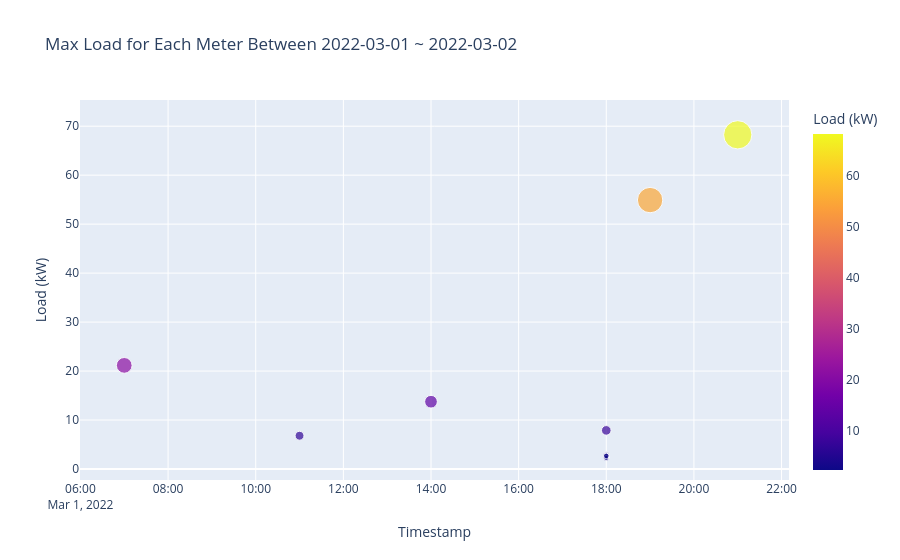

The code cell stored with this chart in its notebook:
### Markdown cell above
### Non-Coincident Peak

### Code cell
# Compute NCP for each meter.
df_grid_ncp = compute_ncp(df_system)

# Plot NCP meter loads.
plot_scatter(df_grid_ncp, title='Max Load for Each Meter Between {}'.format(timerange))

### Figure 1 — Plotly figure (JSON) as saved in the notebook; plotly's stock layout.template omitted (floating-point values rounded to 4 significant figures)
{"data": [{"hovertemplate": "<b>%{hovertext}</b><br><br>Timestamp=%{x}<br>Load (kW)=%{marker.color}<extra></extra>", "hovertext": ["m_1", "m_10", "m_11", "m_12", "m_13", "m_14", "m_15", "m_16", "m_17", "m_18", "m_19", "m_2", "m_20", "m_21", "m_22", "m_23", "m_24", "m_25", "m_26", "m_27", "m_3", "m_4", "m_5", "m_6", "m_7", "m_8", "m_9"], "legendgroup": "", "marker": {"color": [2.333, 13.74, 21.16, 68.24, 2.863, 2.761, 7.883, 2.26, 2.583, 2.317, 2.493, 2.516, 2.314, 2.437, 2.676, 2.655, 54.91, 2.914, 6.789, 2.645, 2.794, 2.591, 2.678, 2.613, 2.56, 2.244, 2.682], "coloraxis": "coloraxis", "size": [2.333, 13.74, 21.16, 68.24, 2.863, 2.761, 7.883, 2.26, 2.583, 2.317, 2.493, 2.516, 2.314, 2.437, 2.676, 2.655, 54.91, 2.914, 6.789, 2.645, 2.794, 2.591, 2.678, 2.613, 2.56, 2.244, 2.682], "sizemode": "area", "sizeref": 0.1706, "symbol": "circle"}, "mode": "markers", "name": "", "orientation": "v", "showlegend": false, "type": "scatter", "x": ["2022-03-01T18:00:00", "2022-03-01T14:00:00", "2022-03-01T07:00:00", "2022-03-01T21:00:00", "2022-03-01T18:00:00", "2022-03-01T18:00:00", "2022-03-01T18:00:00", "2022-03-01T18:00:00", "2022-03-01T18:00:00", "2022-03-01T18:00:00", "2022-03-01T18:00:00", "2022-03-01T18:00:00", "2022-03-01T18:00:00", "2022-03-01T18:00:00", "2022-03-01T18:00:00", "2022-03-01T18:00:00", "2022-03-01T19:00:00", "2022-03-01T18:00:00", "2022-03-01T11:00:00", "2022-03-01T18:00:00", "2022-03-01T18:00:00", "2022-03-01T18:00:00", "2022-03-01T18:00:00", "2022-03-01T18:00:00", "2022-03-01T18:00:00", "2022-03-01T18:00:00", "2022-03-01T18:00:00"], "xaxis": "x", "y": [2.333, 13.74, 21.16, 68.24, 2.863, 2.761, 7.883, 2.26, 2.583, 2.317, 2.493, 2.516, 2.314, 2.437, 2.676, 2.655, 54.91, 2.914, 6.789, 2.645, 2.794, 2.591, 2.678, 2.613, 2.56, 2.244, 2.682], "yaxis": "y"}], "layout": {"coloraxis": {"colorbar": {"title": {"text": "Load (kW)"}}, "colorscale": [[0, "#0d0887"], [0.1111, "#46039f"], [0.2222, "#7201a8"], [0.3333, "#9c179e"], [0.4444, "#bd3786"], [0.5556, "#d8576b"], [0.6667, "#ed7953"], [0.7778, "#fb9f3a"], [0.8889, "#fdca26"], [1, "#f0f921"]]}, "legend": {"itemsizing": "constant", "tracegroupgap": 0}, "title": {"text": "Max Load for Each Meter Between 2022-03-01 ~ 2022-03-02"}, "xaxis": {"anchor": "y", "domain": [0, 1], "title": {"text": "Timestamp"}}, "yaxis": {"anchor": "x", "domain": [0, 1], "title": {"text": "Load (kW)"}}}}
